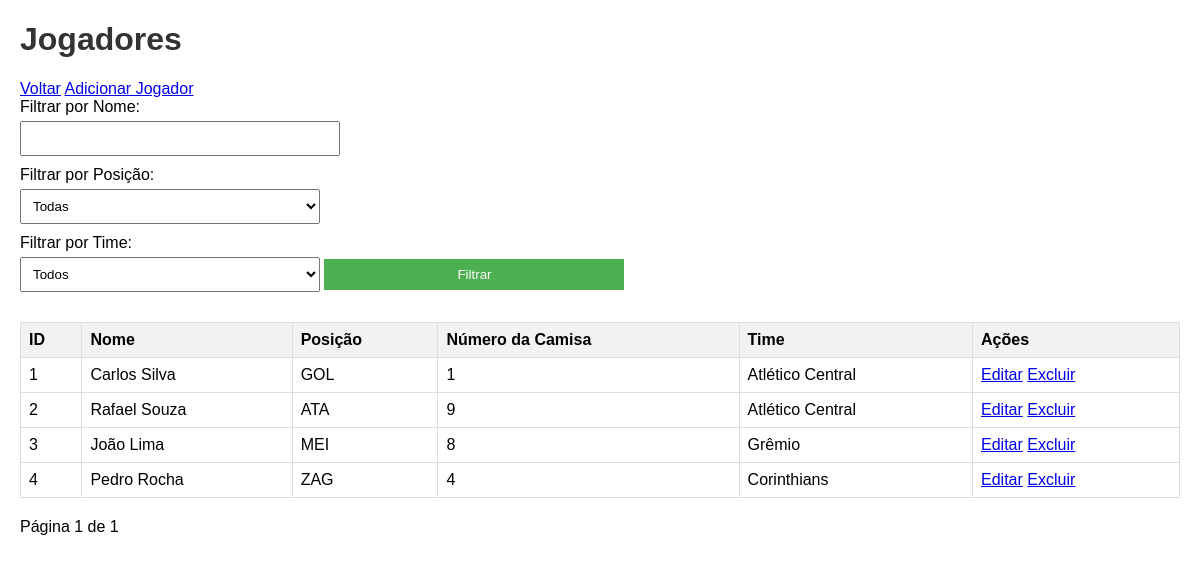
/jogadores/index.php, run on the app's committed database.
### tables this page shows
CREATE TABLE jogadores (
    id INT AUTO_INCREMENT PRIMARY KEY,
    nome VARCHAR(100) NOT NULL,
    posicao VARCHAR(30) NOT NULL,
    numero_camisa INT NOT NULL,
    time_id INT,
    FOREIGN KEY (time_id) REFERENCES times(id)
);

CREATE TABLE times (
    id INT AUTO_INCREMENT PRIMARY KEY,
    nome VARCHAR(100) NOT NULL,
    cidade VARCHAR(100) NOT NULL
);

### jogadores/index.php (the view, shortened to what this page needs)
<?php
include '../includes/db.php';
$page = isset($_GET['page']) ? (int)$_GET['page'] : 1;
$limit = 10;
$offset = ($page - 1) * $limit;
$filter_nome = isset($_GET['nome']) ? $_GET['nome'] : '';
$filter_posicao = isset($_GET['posicao']) ? $_GET['posicao'] : '';
$filter_time = isset($_GET['time_id']) ? $_GET['time_id'] : '';
$query = "SELECT jogadores.*, times.nome as time_nome FROM jogadores LEFT JOIN times ON jogadores.time_id = times.id WHERE jogadores.nome LIKE '%$filter_nome%' AND jogadores.posicao LIKE '%$filter_posicao%' AND (jogadores.time_id = '$filter_time' OR '$filter_time' = '') LIMIT $limit OFFSET $offset";
$result = $conn->query($query);
$total_query = "SELECT COUNT(*) as total FROM jogadores LEFT JOIN times ON jogadores.time_id = times.id WHERE jogadores.nome LIKE '%$filter_nome%' AND jogadores.posicao LIKE '%$filter_posicao%' AND (jogadores.time_id = '$filter_time' OR '$filter_time' = '')";
$total_result = $conn->query($total_query);
$total_row = $total_result->fetch_assoc();
$total = $total_row['total'];
$total_pages = ceil($total / $limit);
?>
<!DOCTYPE html>
<html lang="pt-br">
<head>
    <link rel="stylesheet" href="../style.css">
</head>
<body>
    <h1>Jogadores</h1>
    <a href="../index.php">Voltar</a>
    <a href="create.php">Adicionar Jogador</a>
    <form method="GET">
        <label for="nome">Filtrar por Nome:</label>
        <input type="text" name="nome" value="<?php echo htmlspecialchars($filter_nome); ?>">
        <label for="posicao">Filtrar por Posição:</label>
        <select name="posicao">
            <option value="">Todas</option>
        </select>
        <label for="time_id">Filtrar por Time:</label>
        <select name="time_id">
            <option value="">Todos</option>
        </select>
        <button type="submit">Filtrar</button>
    </form>
    <table>
        <tr>
            <th>ID</th>
            <th>Nome</th>
            <th>Posição</th>
            <th>Número da Camisa</th>
            <th>Time</th>
            <th>Ações</th>
        </tr>
        <?php while ($row = $result->fetch_assoc()): ?>
        <tr>
            <td><?php echo $row['id']; ?></td>
            <td><?php echo htmlspecialchars($row['nome']); ?></td>
            <td><?php echo htmlspecialchars($row['posicao']); ?></td>
            <td><?php echo $row['numero_camisa']; ?></td>
            <td><?php echo htmlspecialchars($row['time_nome']); ?></td>
            <td>
                <a href="edit.php?id=<?php echo $row['id']; ?>">Editar</a>
                <a href="delete.php?id=<?php echo $row['id']; ?>" onclick="return confirm('Tem certeza?')">Excluir</a>
            </td>
        </tr>
        <?php endwhile; ?>
    </table>
    <div>
        Página <?php echo $page; ?> de <?php echo $total_pages; ?>
    </div>
</body>
</html>

### style.css (style rules this page uses)
body { font-family: Arial, sans-serif; margin: 20px; }
h1, h2 { color: #333; }
table { width: 100%; border-collapse: collapse; margin-bottom: 20px; }
th, td { border: 1px solid #ddd; padding: 8px; text-align: left; }
th { background-color: #f2f2f2; }
form { margin-bottom: 20px; }
label { display: block; margin-bottom: 5px; }
input, select, button { padding: 8px; margin-bottom: 10px; width: 100%; max-width: 300px; }
button { background-color: #4CAF50; color: white; border: none; cursor: pointer; }

### data on the page
jogadores: id "1", nome "Carlos Silva", posicao "GOL", numero_camisa "1", time.nome "Atlético Central"
jogadores: id "2", nome "Rafael Souza", posicao "ATA", numero_camisa "9", time.nome "Atlético Central"
jogadores: id "3", nome "João Lima", posicao "MEI", numero_camisa "8", time.nome "Grêmio"
jogadores: id "4", nome "Pedro Rocha", posicao "ZAG", numero_camisa "4", time.nome "Corinthians"

### other printed values
$page "1"
$total_pages "1"
